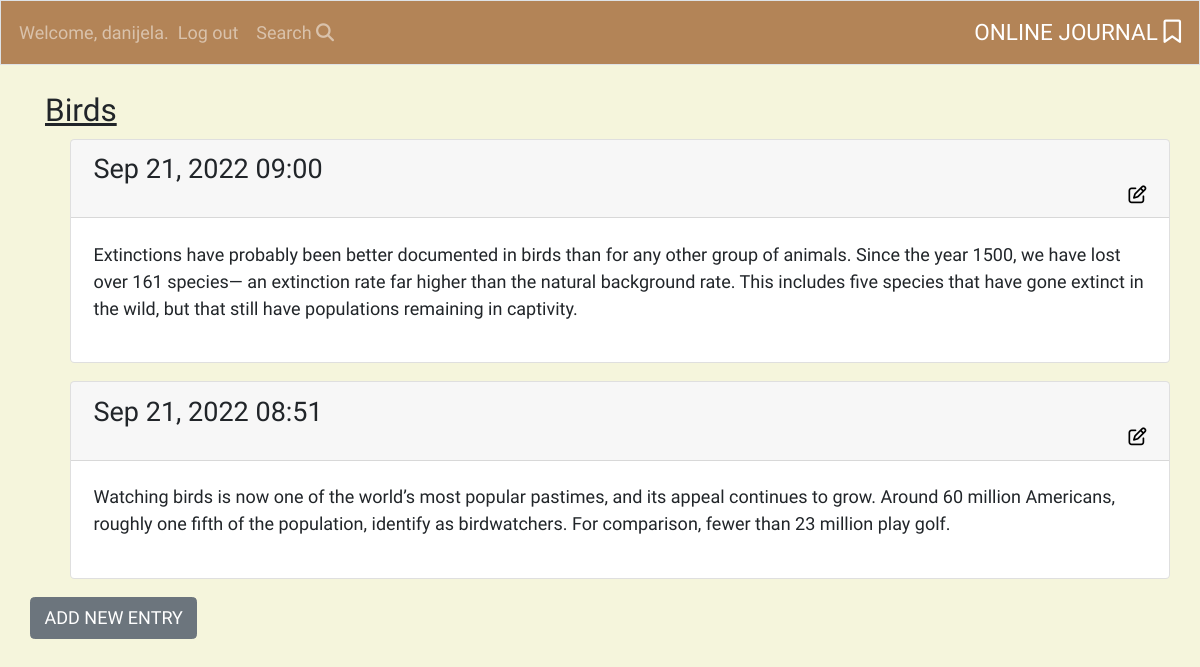
The app's page /topics/1 (signed in), older data.
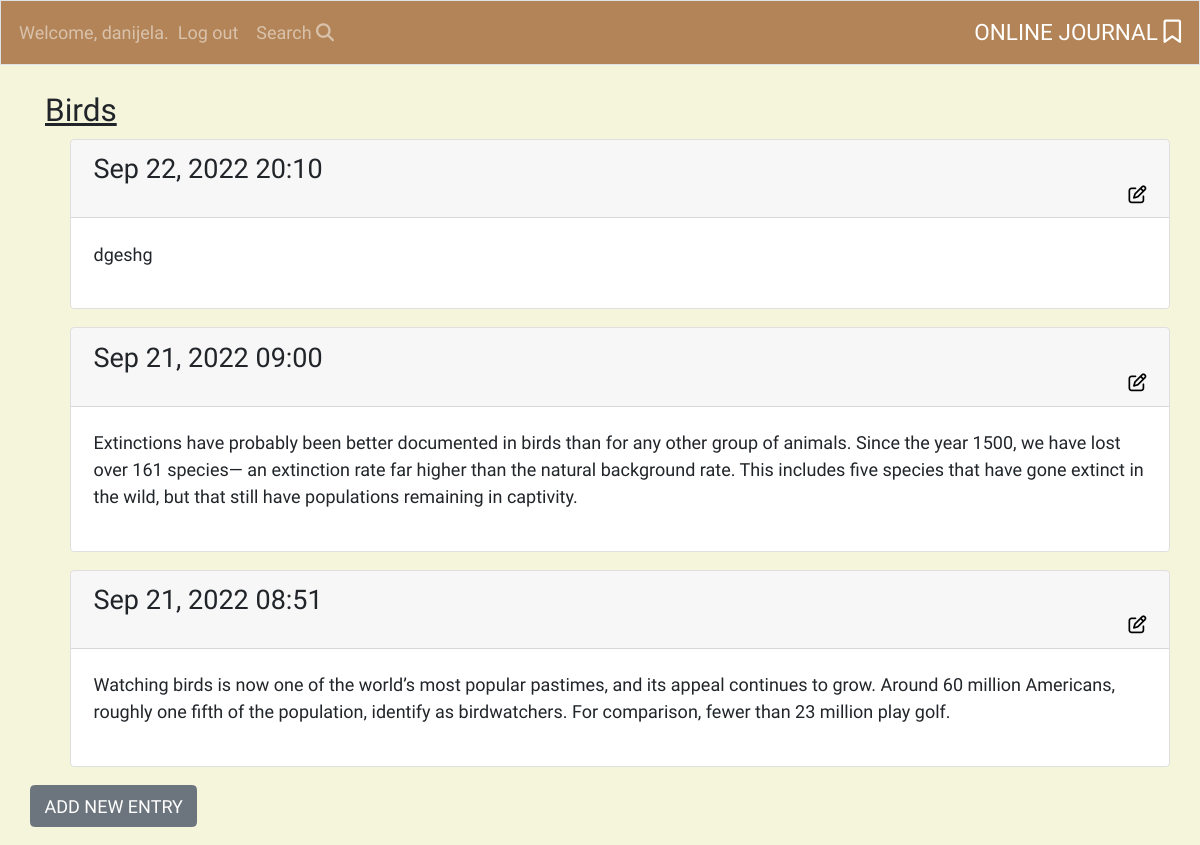
The same page, newer data.
### learning_logs/models.py (models this page shows, shortened)
class Topic(models.Model):
    text = models.CharField(max_length=200)
    date_added = models.DateTimeField(auto_now_add=True)
    def __str__(self):
        return self.text

class Entry(models.Model):
    topic = models.ForeignKey(Topic, on_delete=models.CASCADE)
    text = models.TextField()
    date_added = models.DateTimeField(auto_now_add=True)

### learning_logs/views.py (the view)
# urls.py: path('topics/<int:topic_id>', views.topic, name='topic'),
@login_required
def topic(request, topic_id):
    topic = Topic.objects.get(id=topic_id)
    entries = topic.entry_set.order_by('-date_added')
    context = {'topic': topic, 'entries': entries}
    return render(request, 'learning_logs/topic.html', context)

### learning_logs/templates/learning_logs/topic.html
{% extends 'learning_logs/base.html' %}
{% block page_header %}
 <h3 class="topic-on-hand">{{ topic }}</h3>
 {% endblock page_header %}
 {% block content %}
 <ul>
 {% for entry in entries %}
 <div class="card mb-3">
      <h4 class="card-header">
        {{ entry.date_added|date:'M d, Y H:i' }}
        <small><a href="{% url 'learning_logs:edit_entry' entry.id %}">
            <i class="fa-regular fa-pen-to-square edit"></i></a></small>
      </h4>
      <div class="card-body">
        {{ entry.text|linebreaks }}
      </div>
    </div>
 {% empty %}
 <p>There are currently no entries.</p>
 {% endfor %}
 </ul>
 <p>
   <a class="new-entry btn btn-secondary" href="{% url 'learning_logs:new_entry' topic.id %}" role="button">Add new entry</a>
</p>
{% endblock content %}

### learning_logs/templates/learning_logs/base.html (shortened to what this page needs)
{% load bootstrap4 %}
{% load static %}
<!DOCTYPE html>
<html lang="en">
<head>
  <link rel="stylesheet" href="https://cdn.jsdelivr.net/npm/bootstrap@4.6.2/dist/css/bootstrap.min.css"
>
  <link rel="stylesheet" href="{% static 'css/styles.css' %}" type="text/css" />
</head>
<body>
  <nav class="navbar navbar-expand-md mb-4 border navbar-dark">
    <div class="collapse navbar-collapse" id="navbarTogglerDemo01">
      <ul class="navbar-nav">
        {% if user.is_authenticated %}
        <li class="nav-item">
          <span class="navbar-text">Welcome, {{ user.username }}.</span>
        </li>
        <li class="nav-item">
          <a class="nav-link" href="{% url 'users:logout' %}">Log out</a>
        </li>
        {% else %}
        <li class="nav-item">
          <a class="nav-link" href="{% url 'users:login' %}">Log in</a></li>
        </li>
        <li class="nav-item">
          <a class="nav-link" href="{% url 'users:register' %}">Register</a>
        {% endif %}
      </ul>
      <ul class="navbar-nav">
        <li class="nav-item">
          <a class="nav-link" href="{% url 'learning_logs:topics'%}">
            Search <i class="fa-solid fa-magnifying-glass"></i></a></li>
      </ul>
    </div>
    <a class="navbar-brand mx-auto" href="{% url 'learning_logs:index'%}">
      Online Journal <i class="bookmark fa-regular fa-bookmark"></i></a>
  </nav>
  <main role="main" class="container">
    <div class="container-md">
      {% block page_header %} {% endblock page_header %}
    </div>
    <div>
      {% block content %} {% endblock content%}
    </div>
  </main>
</body>
</html>

### learning_logs/static/css/styles.css (style rules this page uses)
* { font-family: 'Sura', sans-serif; font-size: large; }
body { background-color: beige; }
.navbar { background-color:rgba(158, 94, 42, 0.747); }
.navbar-brand { color: rgb(255 255 255); text-transform: uppercase; }
.bookmark { font-size: 1.3rem; }
.nav-item, .nav-link { color: rgb(255 255 255); }
.new-entry { text-transform: uppercase; color: white; }
.edit { display: flex !important; flex-wrap: wrap; flex-direction: row; align-items: flex-start; justify-content: flex-end; color: black; }
.topic-on-hand { text-decoration: underline; }
main.container { padding: 0; }

Row changes from the older to the newer data that the page shows:
added Entry: date_added "Sep 22, 2022 20:10", text "dgeshg"
